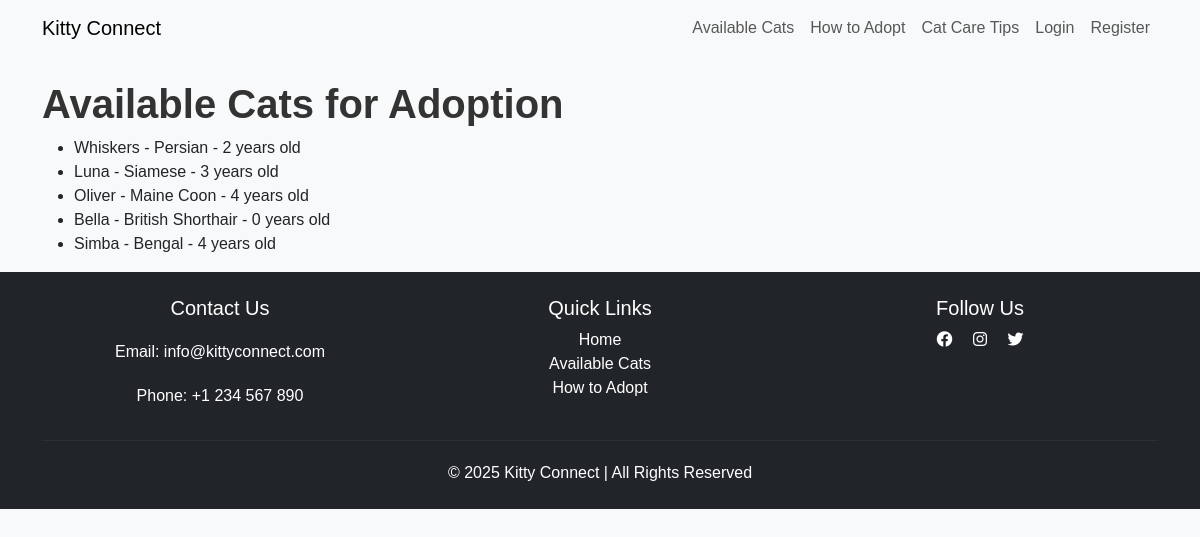
/cat/, run on an earlier commit of the app's database.
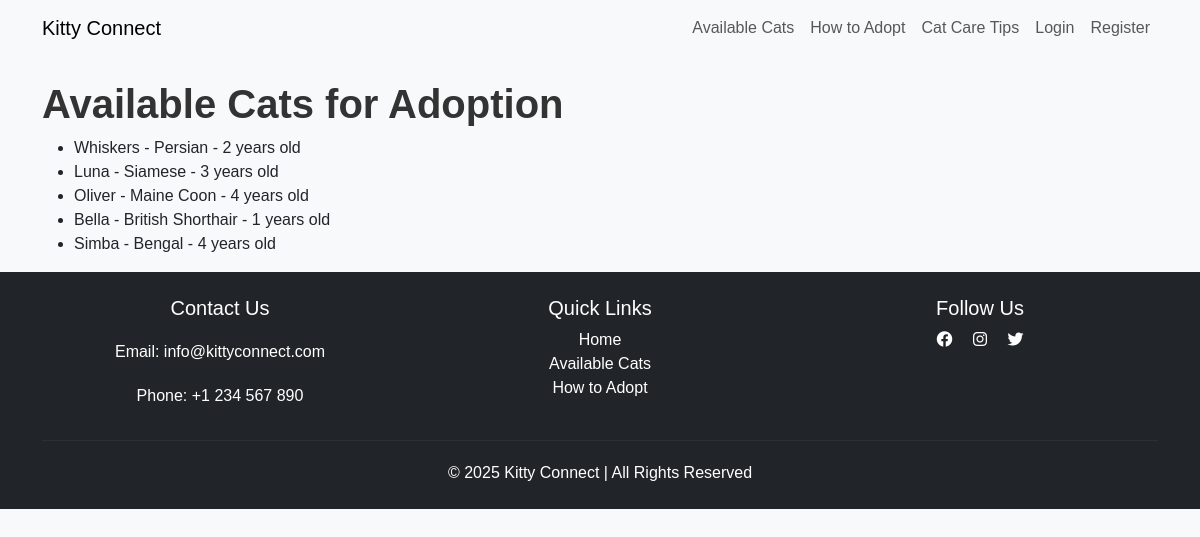
And on a later commit of the database.
### cat/models.py (models this page shows, shortened)
class Cat(models.Model):
    name = models.CharField(max_length=50)
    age = models.IntegerField()
    breed = models.CharField(max_length=100)
    image = models.ImageField(upload_to='cat_images/', null=True, blank=True)
    description = models.TextField()
    available = models.BooleanField(default=True)

### cat/views.py (the view)
# urls.py: path("", cat_list, name="cat_list"),
def cat_list(request):
    cats = Cat.objects.all()
    favorite_cats = []
    if request.user.is_authenticated:
        favorite_cats = Favorite.objects.filter(user=request.user).values_list("cat_id", flat=True)
    return render(request, "cat/cat_list.html", {
        "cats": cats,
        "favorite_cats": favorite_cats,  # Pass favorite cat IDs to the template
    })

### cat/templates/cat/cat_list.html (shortened to what this page needs)
{% extends 'base.html' %}
{% block content %}
<h2>Available Cats for Adoption</h2>
<ul>
    {% for cat in cats %}
    <li>
        {{ cat.name }} - {{ cat.breed }} - {{ cat.age }} years old
    </li>
{% endfor %}
</ul>
{% endblock %}

What changed in the data, as far as the page shows it:
changed Cat "Bella": age "0" → "1"
